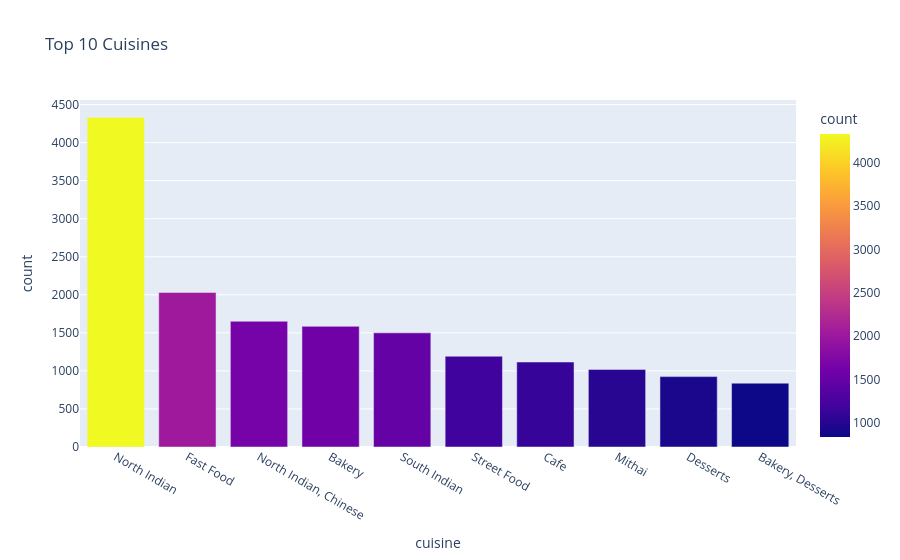

Here is the notebook cell this chart was saved with:
### Markdown cell above
- The distribution of votes is highly **right-skewed**, with most restaurants having very low vote counts.
- A small number of restaurants have extremely high votes, indicating **high popularity or visibility**.
- The majority of restaurants receive fewer than **1000 votes**, showing limited customer engagement for most.
- Presence of multiple **outliers** suggests a few restaurants dominate in terms of customer interactions.
- This indicates that popularity is concentrated among a small number of top-performing restaurants.

### Code cell
#cuisines
cuisine_counts = df['cuisines'].value_counts().head(10).reset_index()
cuisine_counts.columns = ['cuisine', 'count']
fig = px.bar(cuisine_counts,x='cuisine',y='count',title='Top 10 Cuisines',color='count',color_continuous_scale='plasma')
fig.show()

### Figure 1 — Plotly figure (JSON) as saved in the notebook; plotly's stock layout.template omitted (floating-point values rounded to 4 significant figures)
{"data": [{"hovertemplate": "cuisine=%{x}<br>count=%{marker.color}<extra></extra>", "legendgroup": "", "marker": {"color": [4332, 2030, 1652, 1586, 1500, 1193, 1117, 1020, 925, 839], "coloraxis": "coloraxis", "pattern": {"shape": ""}}, "name": "", "orientation": "v", "showlegend": false, "textposition": "auto", "type": "bar", "x": ["North Indian", "Fast Food", "North Indian, Chinese", "Bakery", "South Indian", "Street Food", "Cafe", "Mithai", "Desserts", "Bakery, Desserts"], "xaxis": "x", "y": [4332, 2030, 1652, 1586, 1500, 1193, 1117, 1020, 925, 839], "yaxis": "y"}], "layout": {"barmode": "relative", "coloraxis": {"colorbar": {"title": {"text": "count"}}, "colorscale": [[0, "#0d0887"], [0.1111, "#46039f"], [0.2222, "#7201a8"], [0.3333, "#9c179e"], [0.4444, "#bd3786"], [0.5556, "#d8576b"], [0.6667, "#ed7953"], [0.7778, "#fb9f3a"], [0.8889, "#fdca26"], [1, "#f0f921"]]}, "legend": {"tracegroupgap": 0}, "title": {"text": "Top 10 Cuisines"}, "xaxis": {"anchor": "y", "domain": [0, 1], "title": {"text": "cuisine"}}, "yaxis": {"anchor": "x", "domain": [0, 1], "title": {"text": "count"}}}}
